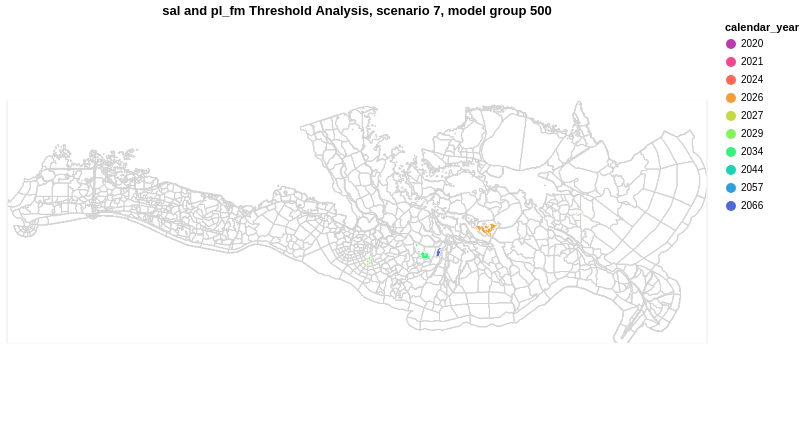

Notebook code for this chart:
### Code cell
# Overlay context and results into one interactive view for final interpretation.
overlay = background + threshold_analysis_display

overlay
